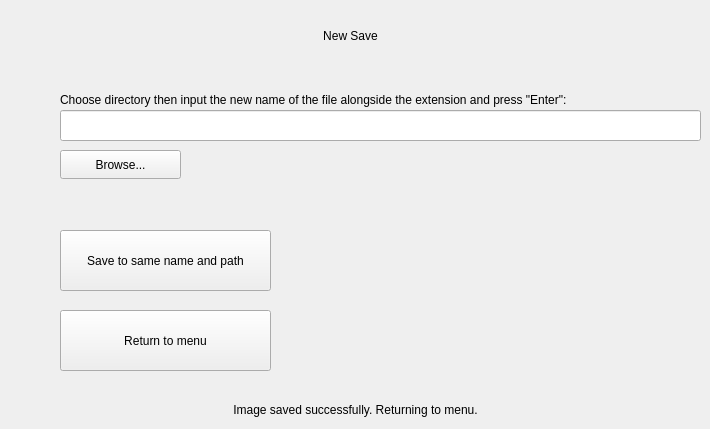
    <widget class="QWidget" name="newsave">
     <widget class="QLabel" name="newsave_menu">
      <property name="geometry">
       <rect>
        <x>230</x>
        <y>20</y>
        <width>241</width>
        <height>31</height>
       </rect>
      </property>
      <property name="text">
       <string>New Save</string>
      </property>
      <property name="alignment">
       <set>Qt::AlignCenter</set>
      </property>
     </widget>
     <widget class="QLabel" name="newsave_label1">
      <property name="geometry">
       <rect>
        <x>60</x>
        <y>90</y>
        <width>631</width>
        <height>20</height>
       </rect>
      </property>
      <property name="text">
       <string>Choose directory then input the new name of the file alongside the extension and press &quot;Enter&quot;:</string>
      </property>
     </widget>
     <widget class="QLineEdit" name="newsave_newfilename">
      <property name="geometry">
       <rect>
        <x>60</x>
        <y>110</y>
        <width>641</width>
        <height>31</height>
       </rect>
      </property>
      <property name="readOnly">
       <bool>false</bool>
      </property>
     </widget>
     <widget class="QPushButton" name="newsave_browse">
      <property name="geometry">
       <rect>
        <x>60</x>
        <y>150</y>
        <width>121</width>
        <height>29</height>
       </rect>
      </property>
      <property name="text">
       <string>Browse...</string>
      </property>
     </widget>
     <widget class="QLabel" name="newsave_savesuccessuful">
      <property name="geometry">
       <rect>
        <x>160</x>
        <y>400</y>
        <width>391</width>
        <height>20</height>
       </rect>
      </property>
      <property name="text">
       <string>Image saved successfully. Returning to menu.</string>
      </property>
      <property name="alignment">
       <set>Qt::AlignCenter</set>
      </property>
     </widget>
     <widget class="QLabel" name="newsave_errormessage">
      <property name="geometry">
       <rect>
        <x>190</x>
        <y>160</y>
        <width>431</width>
        <height>16</height>
       </rect>
      </property>
      <property name="text">
       <string/>
      </property>
     </widget>
     <widget class="QPushButton" name="newsave_savesame">
      <property name="geometry">
       <rect>
        <x>60</x>
        <y>230</y>
        <width>211</width>
        <height>61</height>
       </rect>
      </property>
      <property name="text">
       <string>Save to same name and path</string>
      </property>
     </widget>
     <widget class="QPushButton" name="save_apply">
      <property name="geometry">
       <rect>
        <x>60</x>
        <y>310</y>
        <width>211</width>
        <height>61</height>
       </rect>
      </property>
      <property name="text">
       <string>Return to menu</string>
      </property>
     </widget>
    </widget>
